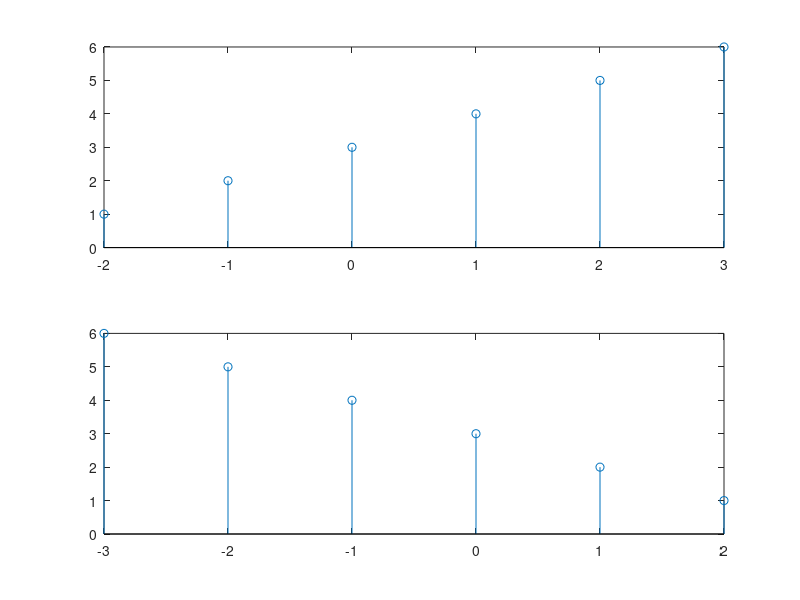

This chart was generated by the following MATLAB code:
x=[1,2,3,4,5,6];
n=[-2,-1,0,1,2,3];

for i=1:length(n)
    m(i)=-n(length(n)-i+1);
end

for i=1:length(n)
    x1(i)=x(length(n)-i+1);
end

subplot(2,1,1); stem(n,x);
subplot(2,1,2); stem(m,x1);